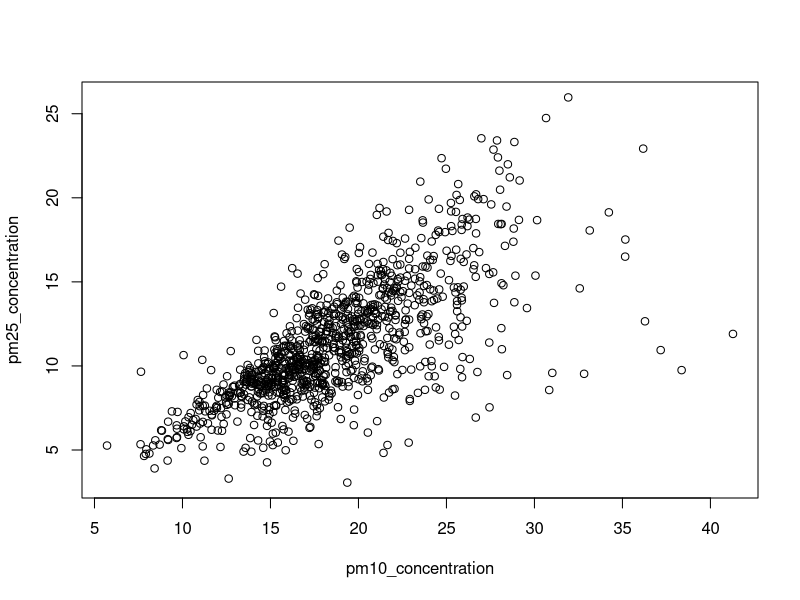
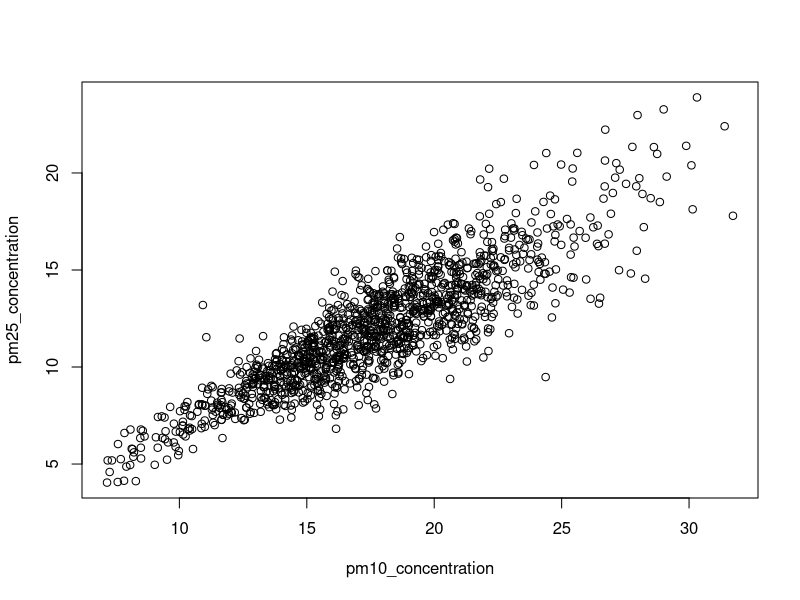
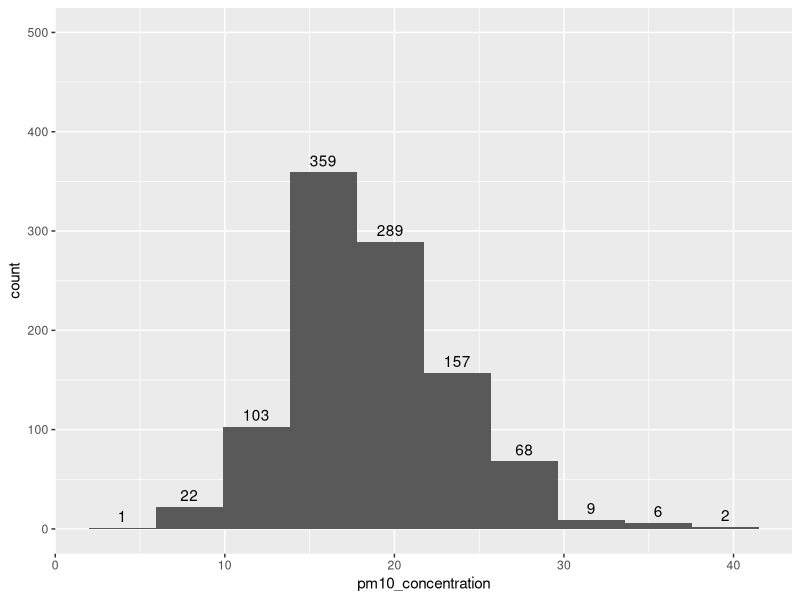
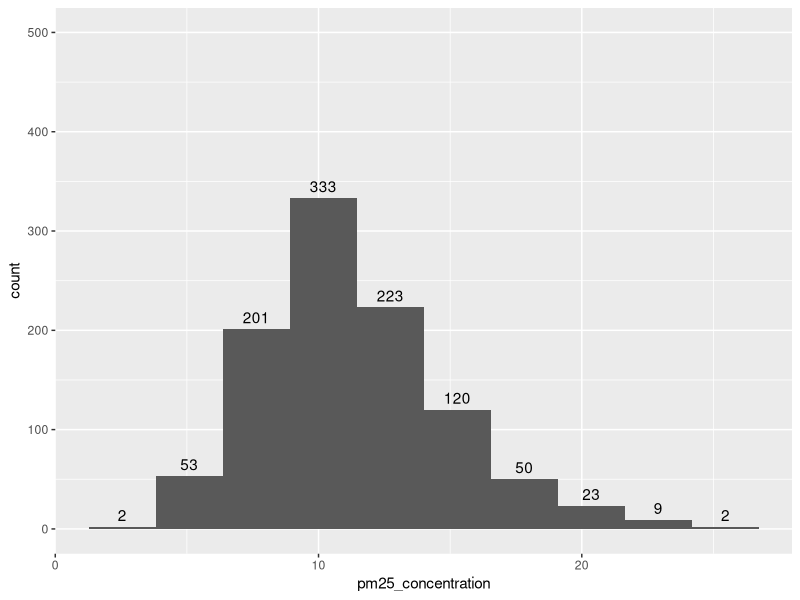
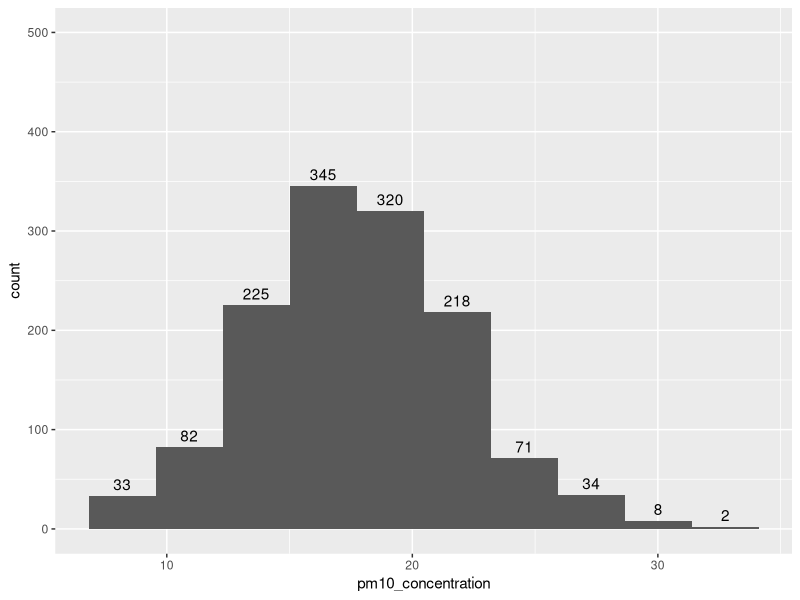
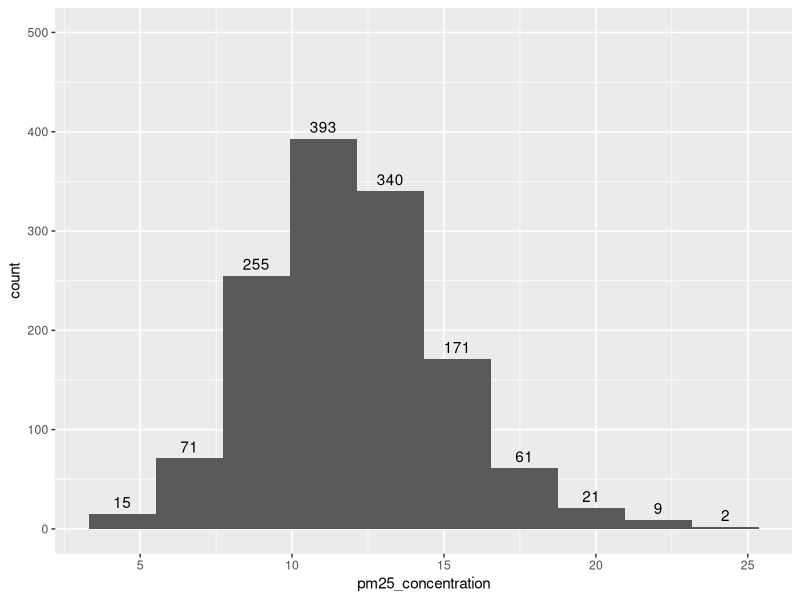
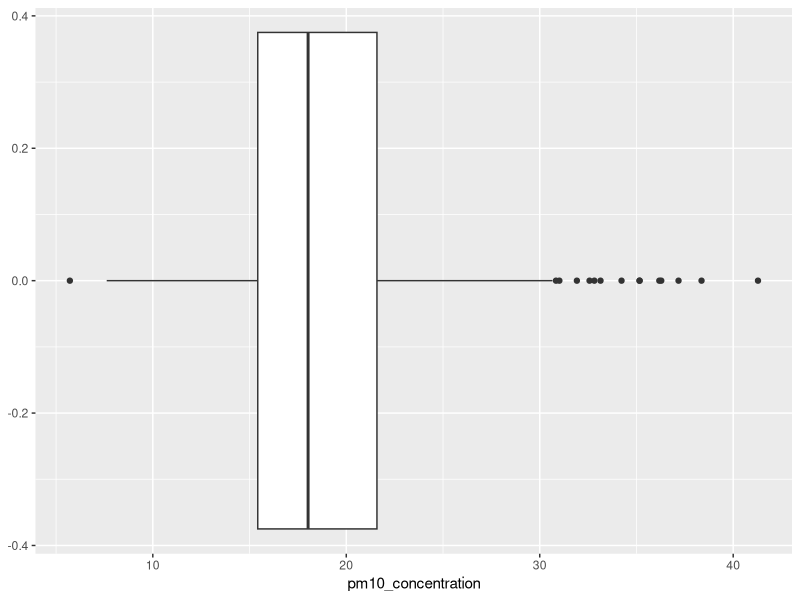
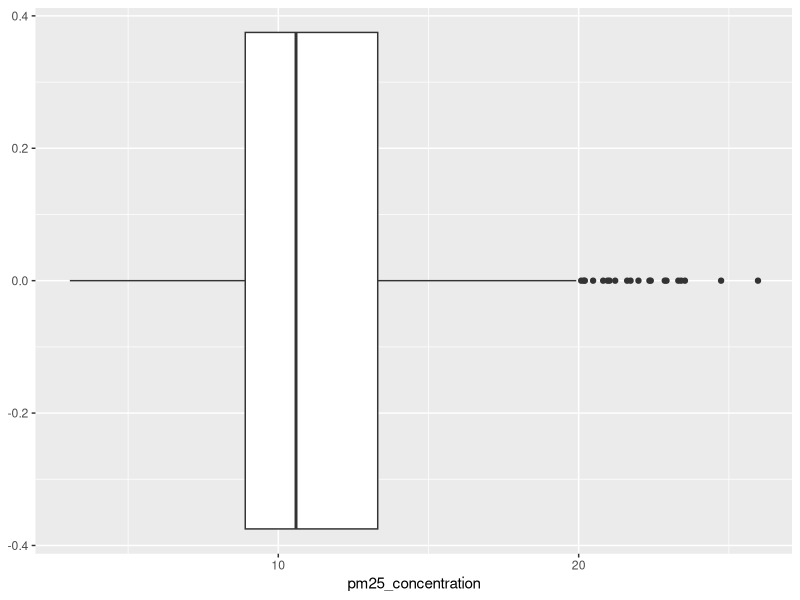

Here is the R script that generated these plots, in order:
## ---- chunk 1
dir()
## ---- chunk 2
library(ggplot2)
install.packages('readxl')
library(readxl)
## ---- chunk 3
# 读取Excel数据文件
France_extra <- read_excel("France_extra.xlsx")
Germany_extra <- read_excel("Germany_extra.xlsx")

# 读取CSV数据文件
WHO_DB_FR_GER_cleaned_2024 <- read.csv("../Datasets/WHO_DB_FR_GER_cleaned_2024.csv")

# 从WHO数据中筛选法国和德国的数据
France <- WHO_DB_FR_GER_cleaned_2024[WHO_DB_FR_GER_cleaned_2024$country_name == "France", ]
Germany <- WHO_DB_FR_GER_cleaned_2024[WHO_DB_FR_GER_cleaned_2024$country_name == "Germany", ]

# 查看数据结构
# str(France_extra)
# str(Germany_extra)
# str(WHO_DB_FR_GER_cleaned_2024)
# str(France)
# str(Germany)
## ---- chunk 4
plot(France_extra)
plot(Germany_extra)
summary(France_extra)
summary(Germany_extra)
## ---- chunk 5
var(France_extra)
var(Germany_extra)
## ---- chunk 6
ggplot(France_extra, aes(x = pm10_concentration)) + geom_histogram(bins = 10) + stat_bin(aes(label = after_stat(count)), bins = 10, vjust = -0.5, geom = 'text') + ylim(0, 500)
ggplot(France_extra, aes(x = pm25_concentration)) + geom_histogram(bins = 10) + stat_bin(aes(label = after_stat(count)), bins = 10, vjust = -0.5, geom = 'text') + ylim(0, 500)
ggplot(Germany_extra, aes(x = pm10_concentration)) + geom_histogram(bins = 10) + stat_bin(aes(label = after_stat(count)), bins = 10, vjust = -0.5, geom = 'text') + ylim(0, 500)
ggplot(Germany_extra, aes(x = pm25_concentration)) + geom_histogram(bins = 10) + stat_bin(aes(label = after_stat(count)), bins = 10, vjust = -0.5, geom = 'text') + ylim(0, 500)
## ---- chunk 7
ggplot(France_extra) + geom_boxplot(aes(x = pm10_concentration))
ggplot(France_extra) + geom_boxplot(aes(x = pm25_concentration))
ggplot(Germany_extra) + geom_boxplot(aes(x = pm10_concentration))
ggplot(Germany_extra) + geom_boxplot(aes(x = pm25_concentration))
## ---- chunk 8
ggplot(WHO_DB_FR_GER_cleaned_2024) + geom_point(aes(x = year, y = pm10_concentration), color = 'black')
ggplot(WHO_DB_FR_GER_cleaned_2024) + geom_point(aes(x = year, y = pm25_concentration), color = 'black')
ggplot(France) + geom_point(aes(x = year, y = pm25_concentration), color = 'black')
ggplot(Germany) + geom_point(aes(x = year, y = pm25_concentration), color = 'black')
